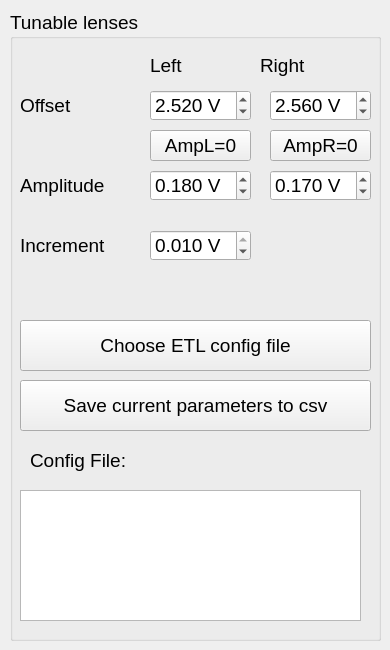
          <widget class="QWidget" name="ETLTabWidget">
           <attribute name="title">
            <string>ETL</string>
           </attribute>
           <widget class="QGroupBox" name="etlGroupbox1">
            <property name="geometry">
             <rect>
              <x>10</x>
              <y>10</y>
              <width>371</width>
              <height>631</height>
             </rect>
            </property>
            <property name="font">
             <font>
              <pointsize>14</pointsize>
             </font>
            </property>
            <property name="title">
             <string>Tunable lenses</string>
            </property>
            <widget class="QLabel" name="label_15">
             <property name="geometry">
              <rect>
               <x>10</x>
               <y>80</y>
               <width>131</width>
               <height>31</height>
              </rect>
             </property>
             <property name="font">
              <font>
               <pointsize>14</pointsize>
              </font>
             </property>
             <property name="text">
              <string>Offset</string>
             </property>
            </widget>
            <widget class="QLabel" name="label_16">
             <property name="geometry">
              <rect>
               <x>10</x>
               <y>160</y>
               <width>141</width>
               <height>31</height>
              </rect>
             </property>
             <property name="font">
              <font>
               <pointsize>14</pointsize>
              </font>
             </property>
             <property name="text">
              <string>Amplitude</string>
             </property>
            </widget>
            <widget class="QDoubleSpinBox" name="LeftETLOffsetSpinBox">
             <property name="enabled">
              <bool>true</bool>
             </property>
             <property name="geometry">
              <rect>
               <x>140</x>
               <y>80</y>
               <width>101</width>
               <height>31</height>
              </rect>
             </property>
             <property name="font">
              <font>
               <pointsize>14</pointsize>
              </font>
             </property>
             <property name="suffix">
              <string> V</string>
             </property>
             <property name="decimals">
              <number>3</number>
             </property>
             <property name="maximum">
              <double>5.000000000000000</double>
             </property>
             <property name="singleStep">
              <double>0.002000000000000</double>
             </property>
             <property name="value">
              <double>2.520000000000000</double>
             </property>
            </widget>
            <widget class="QLabel" name="label_8">
             <property name="geometry">
              <rect>
               <x>140</x>
               <y>40</y>
               <width>91</width>
               <height>31</height>
              </rect>
             </property>
             <property name="font">
              <font>
               <pointsize>14</pointsize>
              </font>
             </property>
             <property name="text">
              <string>Left</string>
             </property>
            </widget>
            <widget class="QLabel" name="label_9">
             <property name="geometry">
              <rect>
               <x>250</x>
               <y>40</y>
               <width>91</width>
               <height>31</height>
              </rect>
             </property>
             <property name="font">
              <font>
               <pointsize>14</pointsize>
              </font>
             </property>
             <property name="text">
              <string>Right</string>
             </property>
            </widget>
            <widget class="QDoubleSpinBox" name="RightETLOffsetSpinBox">
             <property name="enabled">
              <bool>true</bool>
             </property>
             <property name="geometry">
              <rect>
               <x>260</x>
               <y>80</y>
               <width>101</width>
               <height>31</height>
              </rect>
             </property>
             <property name="font">
              <font>
               <pointsize>14</pointsize>
              </font>
             </property>
             <property name="suffix">
              <string> V</string>
             </property>
             <property name="decimals">
              <number>3</number>
             </property>
             <property name="maximum">
              <double>5.000000000000000</double>
             </property>
             <property name="singleStep">
              <double>0.002000000000000</double>
             </property>
             <property name="value">
              <double>2.560000000000000</double>
             </property>
            </widget>
            <widget class="QDoubleSpinBox" name="LeftETLAmplitudeSpinBox">
             <property name="enabled">
              <bool>true</bool>
             </property>
             <property name="geometry">
              <rect>
               <x>140</x>
               <y>160</y>
               <width>101</width>
               <height>31</height>
              </rect>
             </property>
             <property name="font">
              <font>
               <pointsize>14</pointsize>
              </font>
             </property>
             <property name="suffix">
              <string> V</string>
             </property>
             <property name="decimals">
              <number>3</number>
             </property>
             <property name="maximum">
              <double>2.000000000000000</double>
             </property>
             <property name="singleStep">
              <double>0.002000000000000</double>
             </property>
             <property name="value">
              <double>0.180000000000000</double>
             </property>
            </widget>
            <widget class="QDoubleSpinBox" name="RightETLAmplitudeSpinBox">
             <property name="enabled">
              <bool>true</bool>
             </property>
             <property name="geometry">
              <rect>
               <x>260</x>
               <y>160</y>
               <width>101</width>
               <height>31</height>
              </rect>
             </property>
             <property name="font">
              <font>
               <pointsize>14</pointsize>
              </font>
             </property>
             <property name="suffix">
              <string> V</string>
             </property>
             <property name="decimals">
              <number>3</number>
             </property>
             <property name="maximum">
              <double>2.000000000000000</double>
             </property>
             <property name="singleStep">
              <double>0.002000000000000</double>
             </property>
             <property name="value">
              <double>0.170000000000000</double>
             </property>
            </widget>
            <widget class="QPushButton" name="ChooseETLcfgButton">
             <property name="geometry">
              <rect>
               <x>10</x>
               <y>310</y>
               <width>351</width>
               <height>51</height>
              </rect>
             </property>
             <property name="font">
              <font>
               <pointsize>14</pointsize>
               <weight>50</weight>
               <italic>false</italic>
               <bold>false</bold>
              </font>
             </property>
             <property name="text">
              <string>Choose ETL config file</string>
             </property>
            </widget>
            <widget class="QPushButton" name="SaveETLParametersButton">
             <property name="enabled">
              <bool>true</bool>
             </property>
             <property name="geometry">
              <rect>
               <x>10</x>
               <y>370</y>
               <width>351</width>
               <height>51</height>
              </rect>
             </property>
             <property name="font">
              <font>
               <pointsize>14</pointsize>
               <weight>50</weight>
               <italic>false</italic>
               <bold>false</bold>
              </font>
             </property>
             <property name="text">
              <string>Save current parameters to csv</string>
             </property>
            </widget>
            <widget class="QLabel" name="label_17">
             <property name="geometry">
              <rect>
               <x>10</x>
               <y>220</y>
               <width>141</width>
               <height>31</height>
              </rect>
             </property>
             <property name="font">
              <font>
               <pointsize>14</pointsize>
              </font>
             </property>
             <property name="text">
              <string>Increment</string>
             </property>
            </widget>
            <widget class="QDoubleSpinBox" name="ETLIncrementSpinBox">
             <property name="enabled">
              <bool>true</bool>
             </property>
             <property name="geometry">
              <rect>
               <x>140</x>
               <y>220</y>
               <width>101</width>
               <height>31</height>
              </rect>
             </property>
             <property name="font">
              <font>
               <pointsize>14</pointsize>
              </font>
             </property>
             <property name="suffix">
              <string> V</string>
             </property>
             <property name="decimals">
              <number>3</number>
             </property>
             <property name="maximum">
              <double>0.010000000000000</double>
             </property>
             <property name="singleStep">
              <double>0.001000000000000</double>
             </property>
             <property name="value">
              <double>0.010000000000000</double>
             </property>
            </widget>
            <widget class="QTextEdit" name="ETLconfigIndicator">
             <property name="geometry">
              <rect>
               <x>10</x>
               <y>480</y>
               <width>341</width>
               <height>131</height>
              </rect>
             </property>
             <property name="font">
              <font>
               <pointsize>14</pointsize>
              </font>
             </property>
             <property name="acceptDrops">
              <bool>false</bool>
             </property>
             <property name="readOnly">
              <bool>true</bool>
             </property>
            </widget>
            <widget class="QLabel" name="label">
             <property name="geometry">
              <rect>
               <x>20</x>
               <y>430</y>
               <width>121</width>
               <height>41</height>
              </rect>
             </property>
             <property name="font">
              <font>
               <pointsize>14</pointsize>
              </font>
             </property>
             <property name="text">
              <string>Config File:</string>
             </property>
            </widget>
            <widget class="QPushButton" name="ZeroRightETLButton">
             <property name="geometry">
              <rect>
               <x>260</x>
               <y>120</y>
               <width>101</width>
               <height>31</height>
              </rect>
             </property>
             <property name="font">
              <font>
               <pointsize>14</pointsize>
               <weight>50</weight>
               <italic>false</italic>
               <bold>false</bold>
              </font>
             </property>
             <property name="text">
              <string>AmpR=0</string>
             </property>
             <property name="checkable">
              <bool>true</bool>
             </property>
            </widget>
           </widget>
           <widget class="QPushButton" name="ZeroLeftETLButton">
            <property name="geometry">
             <rect>
              <x>150</x>
              <y>130</y>
              <width>101</width>
              <height>31</height>
             </rect>
            </property>
            <property name="font">
             <font>
              <pointsize>14</pointsize>
              <weight>50</weight>
              <italic>false</italic>
              <bold>false</bold>
             </font>
            </property>
            <property name="text">
             <string>AmpL=0</string>
            </property>
            <property name="checkable">
             <bool>true</bool>
            </property>
           </widget>
          </widget>
